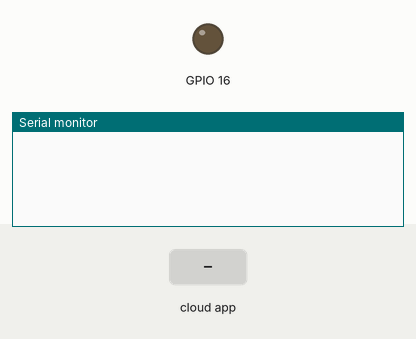
Recording of a sketch running on a simulated ESP8266 (NodeMCU). Parts: output pins drawn as LEDs (lit = HIGH), the last lines printed to the serial monitor. Inputs (shaded band) come from the test bench. WiFi joins after 1.5 s; servers stay silent unless stated; no MQTT or app messages arrive unless stated.

Above: at 2.7 s.
2.8 s: the phone or cloud app sets esp8266 to ON
At 3.2 s:
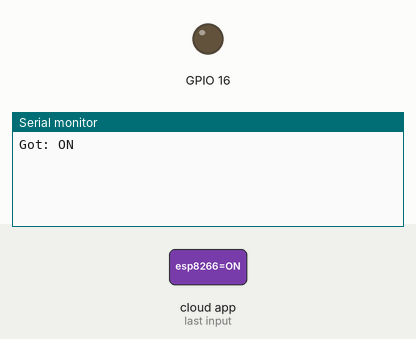
4.3 s: the phone or cloud app sets esp8266 to OFF
At 5.5 s:
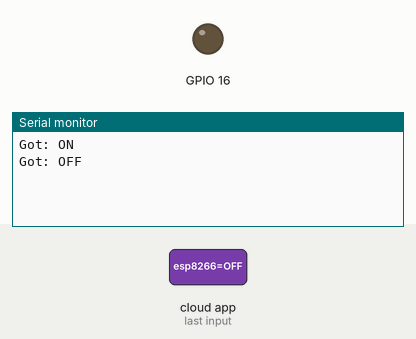

Measured:
- after the input at 2.8 s, the serial monitor: prints a new line at once (image 1)
- after the input at 4.3 s, the serial monitor: prints a new line at once (image 2)

The sketch:

mqtt_code_sample.ino
```cpp
#include <ESP8266WiFi.h>
#include "Adafruit_MQTT.h"
#include "Adafruit_MQTT_Client.h"
/************************* WiFi Access Point *********************************/
#define WLAN_SSID       "SHE_123456789"
#define WLAN_PASS       "iamthebestintheworld"
#define MQTT_SERVER     "192.168.5.1"  // give static address
#define MQTT_PORT       1883
#define MQTT_USERNAME   ""
#define MQTT_PASSWORD   ""

WiFiClient client;

Adafruit_MQTT_Client mqtt(&client, MQTT_SERVER, MQTT_PORT, MQTT_USERNAME, MQTT_PASSWORD);

Adafruit_MQTT_Publish pi_led = Adafruit_MQTT_Publish(&mqtt, MQTT_USERNAME "/leds/pi");

Adafruit_MQTT_Subscribe esp8266_led = Adafruit_MQTT_Subscribe(&mqtt, MQTT_USERNAME "/leds/esp8266");

void MQTT_connect();

void setup() {
 pinMode(16, OUTPUT);
 WiFi.begin(WLAN_SSID, WLAN_PASS);
 while (WiFi.status() != WL_CONNECTED) {
   delay(500);
 }

 mqtt.subscribe(&esp8266_led);
}
uint32_t x=0;
void loop() {

 MQTT_connect();

 Adafruit_MQTT_Subscribe *subscription;
 while ((subscription = mqtt.readSubscription())) {
   if (subscription == &esp8266_led) {
     Serial.print(F("Got: "));
     Serial.println((char *)esp8266_led.lastread);
     if (strcmp((char *)esp8266_led.lastread, "ON") == 0)
     {
      digitalWrite(12, HIGH);
     }
     if (strcmp((char *)esp8266_led.lastread, "OFF") == 0)
     {
      digitalWrite(12, LOW);
     }
   }
 }
}

void MQTT_connect() {
 int8_t ret;
 if (mqtt.connected()) {
   return;
 }
 uint8_t retries = 3;
 while ((ret = mqtt.connect()) != 0) {
      mqtt.disconnect();
      delay(5000);
      retries--;
      if (retries == 0) {
        while (1);
      }
 }
}
```
